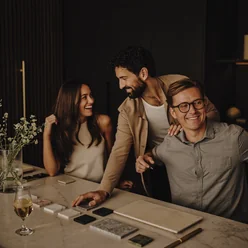
#> input picture Topcat-Worktops-main/upload/assets/site/team-samples-248.webp, 248 x 248 px, given in place of F1 FIXED SLAB.png, which was not available
$ python make_plates.py
#> lines starting #> are read from the running program, lines starting #| are printed output that depends on the picture; pictures that were not available may be replaced by others from this repository, and a replacement may not be noted
#!/usr/bin/env python3
"""The opening overlay, third build — D333 (23 Aug 2026). HIS STILLS ARE THE PLATES AT LAST.

⭐⭐⭐ THE SOURCE FLIPPED BACK: `F1 FIXED SLAB.png` and `F1 SLAB mobile.png` (in `.src-2026-08-23/`,
`.gitignore`d) are the SAME RENDER as the re-cut film's own first frame — measured **0.0147**
(desktop) and **0.0306** (phone) against the new masters' f0, where D330's stills sat at 0.301 and
0.143 and morphed. He re-rendered the film's opening (t=0..~10.25, gold-veined slabs) and the
stills with it, which is exactly the condition `.plates-2026-08-22/make_plates.py` documented for
going back to his artwork. The old folder stays as the D330–D332 record.

⛔ THE PLATES SHIP AT THE FILM'S OWN RESOLUTION (1920/864/608), NOT THE STILL'S 2688. The overlay
now CUTS to the film instead of fading (D333, his instruction), and a plate sharper than the film
would make that cut visible as a crisp→soft jump. Matching the film's resolution keeps the cut
silent; the still is still cleaner than the film's CRF-25 f0 at the same size, which is the point.

⭐ THE POSTERS COME FROM THE SAME IMAGES, walked down to the §2s budget — poster, plate and film
all open on one picture, so first paint has nothing to swap and the overlay attaches invisibly.

⚠️ Re-run this whenever the film is re-cut — and bump `?v=` on the three plates AND the three
   posters in `index.html` in the SAME edit (.htaccess holds them for a week).

    cd "Website Demo/assets/video/.plates-2026-08-23" && python3 make_plates.py
"""
import io, os
from PIL import Image

HERE = os.path.dirname(os.path.abspath(__file__))
VID  = os.path.dirname(HERE)
SRC  = os.path.join(VID, '.src-2026-08-23')
os.chdir(VID)

os.makedirs('plates/tablet', exist_ok=True)

# desktop: his 2688x1513 still, cropped to exact 16:9 and set down to the film's 1920
d = Image.open(f'{SRC}/F1 FIXED SLAB.png').convert('RGB').crop((0,0,2688,1512)).resize((1920,1080), Image.LANCZOS)
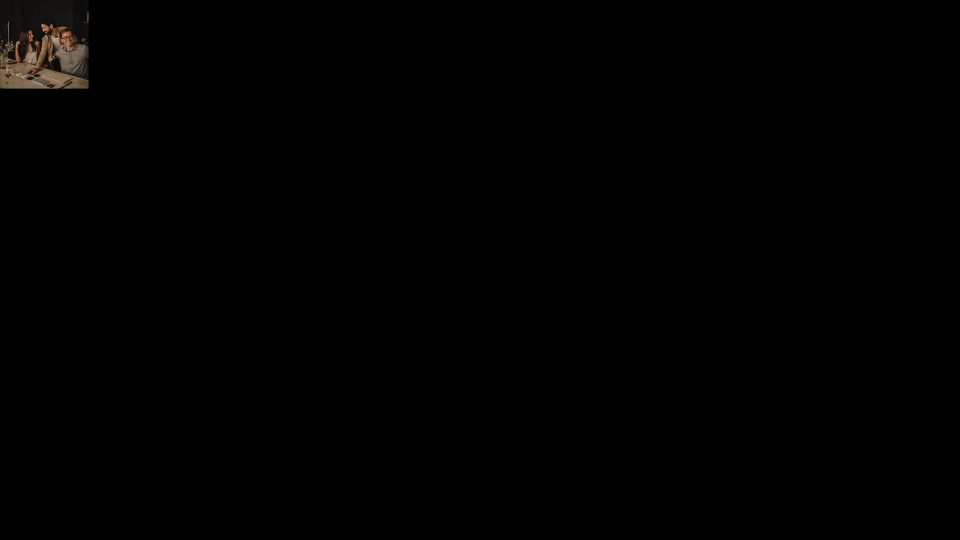
#> d: PIL image 1920x1080 RGB (shown at 1/2 size); mean R, G, B 1, 0.8, 0.6
# phone: his 1080x1920 still to the film's 608x1080 (aspect 0.5625 vs 0.5630 — crop 2px of height)
m = Image.open(f'{SRC}/F1 SLAB mobile.png').convert('RGB')
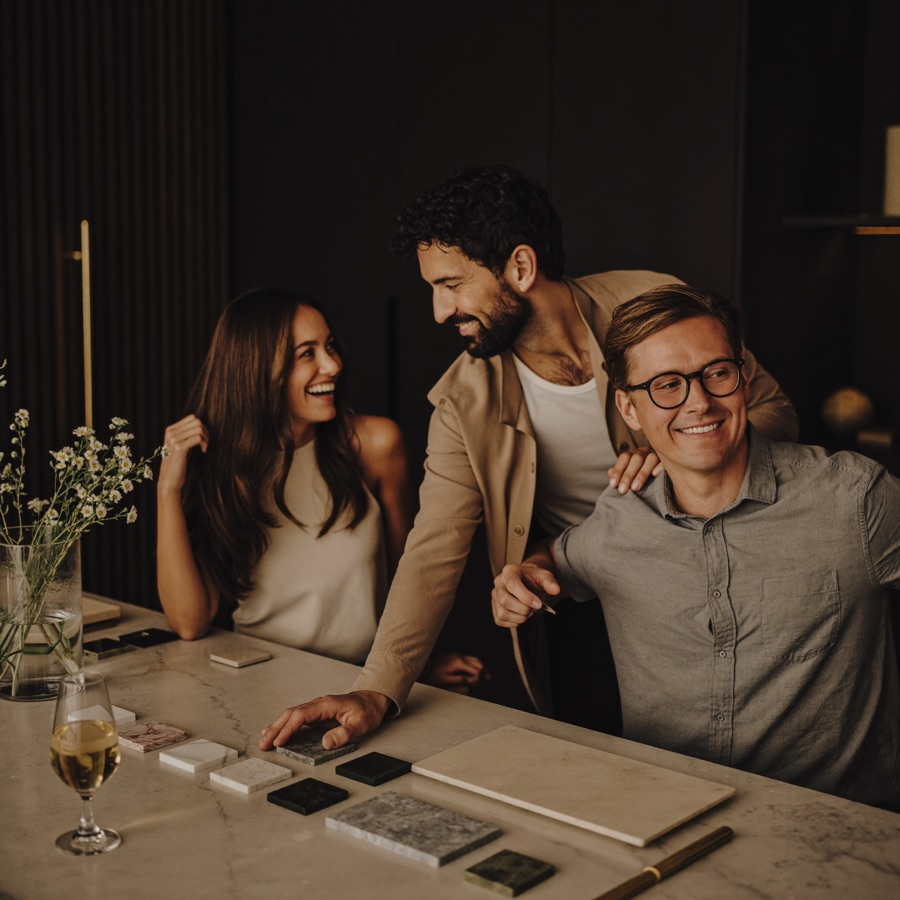
#> input picture Topcat-Worktops-main/upload/assets/team/samples.jpg, 900 x 900 px, given in place of F1 SLAB mobile.png, which was not available
#> m is the input picture: PIL image 900x900 RGB; mean R, G, B 66.8, 53.1, 41.8
m = m.crop((0,0,m.size[0],round(m.size[0]*1080/608))).resize((608,1080), Image.LANCZOS)
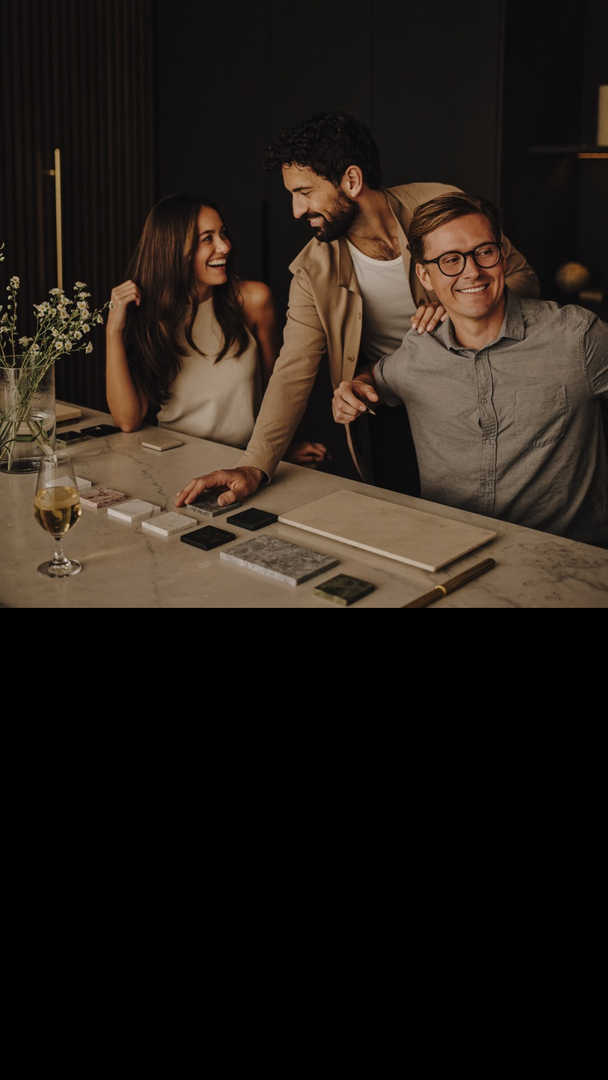
#> m: PIL image 608x1080 RGB; mean R, G, B 37.6, 29.9, 23.5

d.save('plates/plate-f0.webp','WEBP',quality=86,method=6)
d.crop((680,0,680+864,1080)).save('plates/tablet/plate-f0.webp','WEBP',quality=86,method=6)   # D312's window
m.save('plates/plate-f0-phone.webp','WEBP',quality=86,method=6)

# the posters ARE the overlay (first paint), walked down to the §2s budget per file
for src,dst,w,kb in (('plates/plate-f0.webp','topcat-intro-poster.webp',1400,122),
                     ('plates/tablet/plate-f0.webp','topcat-intro-864-poster.webp',864,82),
                     ('plates/plate-f0-phone.webp','topcat-intro-608-poster.webp',608,55)):
    im = Image.open(src).convert('RGB')
    im = im.resize((w, round(im.size[1]*w/im.size[0])), Image.LANCZOS)
#> im: PIL image 1400x788 RGB
    for q in range(82,39,-1):
        b = io.BytesIO(); im.save(b,'WEBP',quality=q,method=6)
        if b.tell()/1024 <= kb:
            open(dst,'wb').write(b.getvalue()); print(f"{dst:<30} q{q} {b.tell()//1024} KB / {kb}"); break
    else:
        raise SystemExit(f"{dst} will not fit {kb} KB")
for f in ('plates/plate-f0.webp','plates/tablet/plate-f0.webp','plates/plate-f0-phone.webp'):
    print(f"{f:<30} {os.path.getsize(f)//1024} KB")
